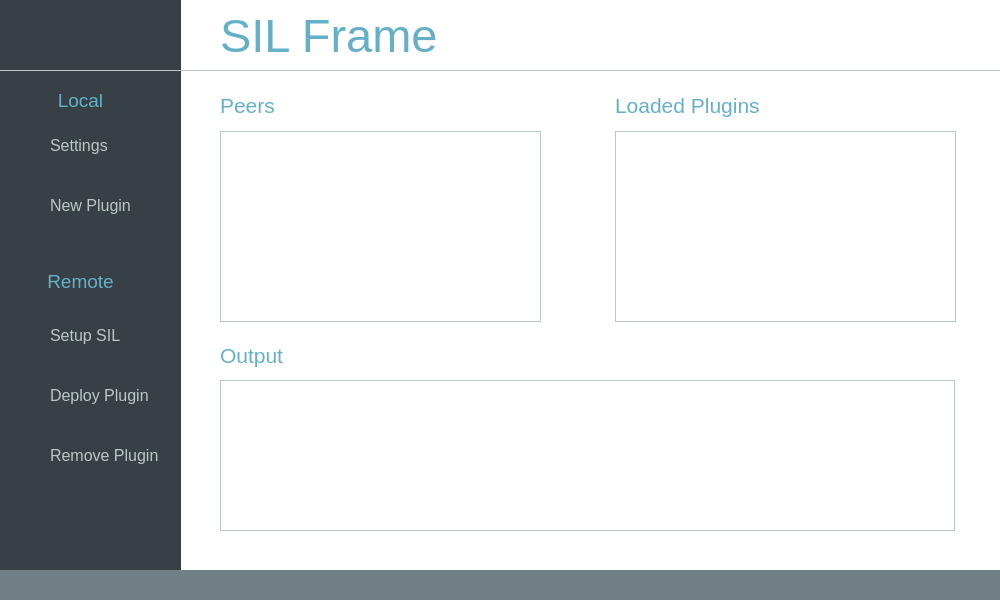
<?xml version="1.0" encoding="UTF-8"?>
<ui version="4.0">
 <class>MainWindow</class>
 <widget class="QMainWindow" name="MainWindow">
  <property name="geometry">
   <rect>
    <x>0</x>
    <y>0</y>
    <width>1000</width>
    <height>600</height>
   </rect>
  </property>
  <property name="minimumSize">
   <size>
    <width>1000</width>
    <height>600</height>
   </size>
  </property>
  <property name="maximumSize">
   <size>
    <width>1000</width>
    <height>600</height>
   </size>
  </property>
  <property name="windowTitle">
   <string>SIL</string>
  </property>
  <property name="styleSheet">
   <string notr="true"/>
  </property>
  <property name="toolButtonStyle">
   <enum>Qt::ToolButtonTextOnly</enum>
  </property>
  <widget class="QWidget" name="centralWidget">
   <property name="styleSheet">
    <string notr="true">QPushbotton:checked{
border;
}

QPushbotton{
outline: none;
}</string>
   </property>
   <widget class="QFrame" name="frame">
    <property name="geometry">
     <rect>
      <x>0</x>
      <y>0</y>
      <width>1001</width>
      <height>600</height>
     </rect>
    </property>
    <property name="styleSheet">
     <string notr="true">MainWindow{
font-family: sans;
}

QFrame{
background-color: white;
border: none;
}

QLabel{
color: #65B0C9;
}

QListWidget::item:selected{
background: #65B0C9;
}

QPushButton:focus{
	border: none;
	outline: none;
}

</string>
    </property>
    <property name="inputMethodHints">
     <set>Qt::ImhNone</set>
    </property>
    <property name="frameShape">
     <enum>QFrame::StyledPanel</enum>
    </property>
    <property name="frameShadow">
     <enum>QFrame::Raised</enum>
    </property>
    <widget class="QFrame" name="frame_2">
     <property name="geometry">
      <rect>
       <x>0</x>
       <y>0</y>
       <width>181</width>
       <height>600</height>
      </rect>
     </property>
     <property name="styleSheet">
      <string notr="true">QFrame{
background-color: #374145;
border: none;
}

QPushButton{
text-align: left;
background-position: left;
padding-left: 40px;
}

QPushButton:hover{
color: #65B0C9;
}</string>
     </property>
     <property name="frameShape">
      <enum>QFrame::StyledPanel</enum>
     </property>
     <property name="frameShadow">
      <enum>QFrame::Raised</enum>
     </property>
     <widget class="QPushButton" name="pushbuttonDep">
      <property name="geometry">
       <rect>
        <x>10</x>
        <y>370</y>
        <width>161</width>
        <height>51</height>
       </rect>
      </property>
      <property name="font">
       <font>
        <pointsize>12</pointsize>
       </font>
      </property>
      <property name="cursor">
       <cursorShape>PointingHandCursor</cursorShape>
      </property>
      <property name="styleSheet">
       <string notr="true">QPushButton{
background-image: url(:/Icons/Images/paper-plane.png);
background-repeat: norepeat;
border-radius: 0px;
color: #BBC7C4;
}

QPushButton::hover{
background-image: url(:/Icons/Images/paper-planeHov.png);
background-repeat: norepeat;
border-radius: 0px;
color: #65B0C9;
}</string>
      </property>
      <property name="text">
       <string>Deploy Plugin</string>
      </property>
     </widget>
     <widget class="QPushButton" name="pushButtonSetup">
      <property name="geometry">
       <rect>
        <x>10</x>
        <y>310</y>
        <width>161</width>
        <height>51</height>
       </rect>
      </property>
      <property name="font">
       <font>
        <pointsize>12</pointsize>
       </font>
      </property>
      <property name="cursor">
       <cursorShape>PointingHandCursor</cursorShape>
      </property>
      <property name="styleSheet">
       <string notr="true">QPushButton{
background-image: url(:/Icons/Images/mountain.png);
background-repeat: norepeat;
border-radius: 0px;
color: #BBC7C4;
}

QPushButton::hover{
background-image: url(:/Icons/Images/mountainHov.png);
background-repeat: norepeat;
border-radius: 0px;
color: #65B0C9;
}</string>
      </property>
      <property name="text">
       <string>Setup SIL </string>
      </property>
     </widget>
     <widget class="QPushButton" name="pushButtonDeinst">
      <property name="geometry">
       <rect>
        <x>10</x>
        <y>430</y>
        <width>161</width>
        <height>51</height>
       </rect>
      </property>
      <property name="font">
       <font>
        <pointsize>12</pointsize>
       </font>
      </property>
      <property name="cursor">
       <cursorShape>PointingHandCursor</cursorShape>
      </property>
      <property name="styleSheet">
       <string notr="true">QPushButton{
background-image: url(:/Icons/Images/basket.png);
background-repeat: norepeat;
border-radius: 0px;
color: #BBC7C4;
}

QPushButton::hover{
background-image: url(:/Icons/Images/basketHov.png);
background-repeat: norepeat;
border-radius: 0px;
color: #65B0C9;
}</string>
      </property>
      <property name="text">
       <string>Remove Plugin</string>
      </property>
     </widget>
     <widget class="QPushButton" name="pushButtonNew">
      <property name="geometry">
       <rect>
        <x>10</x>
        <y>180</y>
        <width>161</width>
        <height>51</height>
       </rect>
      </property>
      <property name="font">
       <font>
        <pointsize>12</pointsize>
       </font>
      </property>
      <property name="cursor">
       <cursorShape>PointingHandCursor</cursorShape>
      </property>
      <property name="styleSheet">
       <string notr="true">QPushButton{
background-image: url(:/Icons/Images/light-bulb.png);
background-repeat: norepeat;
border-radius: 0px;
color: #BBC7C4;
}

QPushButton::hover{
background-image: url(:/Icons/Images/light-bulbHov.png);
background-repeat: norepeat;
border-radius: 0px;
color: #65B0C9;
}</string>
      </property>
      <property name="text">
       <string>New Plugin</string>
      </property>
      <property name="flat">
       <bool>true</bool>
      </property>
     </widget>
     <widget class="Line" name="line">
      <property name="geometry">
       <rect>
        <x>0</x>
        <y>70</y>
        <width>181</width>
        <height>1</height>
       </rect>
      </property>
      <property name="styleSheet">
       <string notr="true">background-color: #BBC7C4;
</string>
      </property>
      <property name="frameShadow">
       <enum>QFrame::Plain</enum>
      </property>
      <property name="orientation">
       <enum>Qt::Horizontal</enum>
      </property>
     </widget>
     <widget class="QPushButton" name="pushButtonsett">
      <property name="geometry">
       <rect>
        <x>10</x>
        <y>120</y>
        <width>161</width>
        <height>51</height>
       </rect>
      </property>
      <property name="font">
       <font>
        <pointsize>12</pointsize>
       </font>
      </property>
      <property name="cursor">
       <cursorShape>PointingHandCursor</cursorShape>
      </property>
      <property name="styleSheet">
       <string notr="true">QPushButton{
background-image: url(:/Icons/Images/menu.png);
background-repeat: norepeat;
border-radius: 0px;
color: #BBC7C4;
}

QPushButton::hover{
background-image: url(:/Icons/Images/menuHov.png);
background-repeat: norepeat;
border-radius: 0px;
color: #65B0C9;
}

QPushButton:focus{ 
	border: none;
	outline: none;
}</string>
      </property>
      <property name="text">
       <string>Settings</string>
      </property>
     </widget>
     <widget class="QLabel" name="label_5">
      <property name="geometry">
       <rect>
        <x>0</x>
        <y>90</y>
        <width>161</width>
        <height>20</height>
       </rect>
      </property>
      <property name="font">
       <font>
        <pointsize>14</pointsize>
       </font>
      </property>
      <property name="frameShape">
       <enum>QFrame::StyledPanel</enum>
      </property>
      <property name="frameShadow">
       <enum>QFrame::Plain</enum>
      </property>
      <property name="text">
       <string>Local</string>
      </property>
      <property name="alignment">
       <set>Qt::AlignCenter</set>
      </property>
     </widget>
     <widget class="QLabel" name="label_6">
      <property name="geometry">
       <rect>
        <x>0</x>
        <y>270</y>
        <width>161</width>
        <height>21</height>
       </rect>
      </property>
      <property name="font">
       <font>
        <pointsize>14</pointsize>
       </font>
      </property>
      <property name="text">
       <string>Remote</string>
      </property>
      <property name="alignment">
       <set>Qt::AlignHCenter|Qt::AlignTop</set>
      </property>
     </widget>
    </widget>
    <widget class="QTextEdit" name="textEdit">
     <property name="geometry">
      <rect>
       <x>220</x>
       <y>380</y>
       <width>735</width>
       <height>151</height>
      </rect>
     </property>
     <property name="styleSheet">
      <string notr="true">border: 1px solid #BBC7C4;
color: #6F7F85;
font-size: 12pt;</string>
     </property>
     <property name="locale">
      <locale language="English" country="UnitedStates"/>
     </property>
     <property name="inputMethodHints">
      <set>Qt::ImhMultiLine</set>
     </property>
     <property name="frameShadow">
      <enum>QFrame::Plain</enum>
     </property>
     <property name="undoRedoEnabled">
      <bool>false</bool>
     </property>
     <property name="textInteractionFlags">
      <set>Qt::TextBrowserInteraction</set>
     </property>
    </widget>
    <widget class="QListWidget" name="listWidget">
     <property name="geometry">
      <rect>
       <x>220</x>
       <y>131</y>
       <width>321</width>
       <height>191</height>
      </rect>
     </property>
     <property name="cursor" stdset="0">
      <cursorShape>PointingHandCursor</cursorShape>
     </property>
     <property name="styleSheet">
      <string notr="true">border: 1px solid #BBC7C4;
color: #6F7F85;
font-size: 12pt;</string>
     </property>
     <property name="frameShape">
      <enum>QFrame::NoFrame</enum>
     </property>
     <property name="frameShadow">
      <enum>QFrame::Plain</enum>
     </property>
     <property name="lineWidth">
      <number>0</number>
     </property>
    </widget>
    <widget class="QPushButton" name="pushButtonAdd">
     <property name="geometry">
      <rect>
       <x>310</x>
       <y>90</y>
       <width>51</width>
       <height>33</height>
      </rect>
     </property>
     <property name="cursor">
      <cursorShape>PointingHandCursor</cursorShape>
     </property>
     <property name="styleSheet">
      <string notr="true">QPushButton{
background-image: url(:/Icons/Images/plus.png);
background-repeat: norepeat;
background-color: white;
background-position: middle;
border:none;
}
QPushButton::hover{
background-image: url(:/Icons/Images/plusHov.png);
background-repeat: norepeat;
background-color: white;
background-position: middle;
border:none;
}
</string>
     </property>
     <property name="text">
      <string/>
     </property>
    </widget>
    <widget class="QPushButton" name="pushButtonRemove">
     <property name="geometry">
      <rect>
       <x>430</x>
       <y>90</y>
       <width>51</width>
       <height>33</height>
      </rect>
     </property>
     <property name="cursor">
      <cursorShape>PointingHandCursor</cursorShape>
     </property>
     <property name="styleSheet">
      <string notr="true">QPushButton{
background-image: url(:/Icons/Images/line.png);
background-repeat: norepeat;
background-color: white;
background-position: middle;
border:none;
}
QPushButton::hover{
background-image: url(:/Icons/Images/lineHov.png);
background-repeat: norepeat;
background-color: white;
background-position: middle;
border:none;
}</string>
     </property>
     <property name="text">
      <string/>
     </property>
    </widget>
    <widget class="Line" name="line_2">
     <property name="geometry">
      <rect>
       <x>181</x>
       <y>70</y>
       <width>821</width>
       <height>1</height>
      </rect>
     </property>
     <property name="styleSheet">
      <string notr="true">border-color: 1px solid #BBC7C4;
background-color: #BBC7C4;</string>
     </property>
     <property name="orientation">
      <enum>Qt::Horizontal</enum>
     </property>
    </widget>
    <widget class="QFrame" name="frame_3">
     <property name="geometry">
      <rect>
       <x>0</x>
       <y>570</y>
       <width>1011</width>
       <height>31</height>
      </rect>
     </property>
     <property name="styleSheet">
      <string notr="true">QFrame{
background-color: #6F7F85;
border: none;
}</string>
     </property>
     <property name="frameShape">
      <enum>QFrame::StyledPanel</enum>
     </property>
     <property name="frameShadow">
      <enum>QFrame::Raised</enum>
     </property>
    </widget>
    <widget class="QListWidget" name="listWidget_3">
     <property name="geometry">
      <rect>
       <x>615</x>
       <y>131</y>
       <width>341</width>
       <height>191</height>
      </rect>
     </property>
     <property name="styleSheet">
      <string notr="true">border: 1px solid #BBC7C4;
color: #6F7F85;
font-size: 12pt;</string>
     </property>
    </widget>
    <widget class="QPushButton" name="pushButtonAdd_2">
     <property name="geometry">
      <rect>
       <x>770</x>
       <y>90</y>
       <width>51</width>
       <height>33</height>
      </rect>
     </property>
     <property name="cursor">
      <cursorShape>PointingHandCursor</cursorShape>
     </property>
     <property name="styleSheet">
      <string notr="true">QPushButton{
background-image: url(:/Icons/Images/plus.png);
background-repeat: norepeat;
background-color: white;
background-position: middle;
border:none;
}

QPushButton::hover{
background-image: url(:/Icons/Images/plusHov.png);
background-repeat: norepeat;
background-color: white;
background-position: middle;
border:none;
}</string>
     </property>
     <property name="text">
      <string/>
     </property>
    </widget>
    <widget class="QPushButton" name="pushButtonRemove_2">
     <property name="geometry">
      <rect>
       <x>830</x>
       <y>91</y>
       <width>51</width>
       <height>33</height>
      </rect>
     </property>
     <property name="cursor">
      <cursorShape>PointingHandCursor</cursorShape>
     </property>
     <property name="styleSheet">
      <string notr="true">QPushButton{
background-image: url(:/Icons/Images/line.png);
background-repeat: norepeat;
background-color: white;
background-position: middle;
border:none;
}
QPushButton::hover{
background-image: url(:/Icons/Images/lineHov.png);
background-repeat: norepeat;
background-color: white;
background-position: middle;
border:none;
}</string>
     </property>
     <property name="text">
      <string/>
     </property>
    </widget>
    <widget class="QLabel" name="label_2">
     <property name="geometry">
      <rect>
       <x>220</x>
       <y>340</y>
       <width>91</width>
       <height>31</height>
      </rect>
     </property>
     <property name="font">
      <font>
       <pointsize>16</pointsize>
      </font>
     </property>
     <property name="text">
      <string>Output</string>
     </property>
    </widget>
    <widget class="QLabel" name="label_3">
     <property name="geometry">
      <rect>
       <x>220</x>
       <y>90</y>
       <width>81</width>
       <height>31</height>
      </rect>
     </property>
     <property name="font">
      <font>
       <pointsize>16</pointsize>
      </font>
     </property>
     <property name="text">
      <string>Peers</string>
     </property>
    </widget>
    <widget class="QLabel" name="label_4">
     <property name="geometry">
      <rect>
       <x>615</x>
       <y>90</y>
       <width>161</width>
       <height>31</height>
      </rect>
     </property>
     <property name="font">
      <font>
       <pointsize>16</pointsize>
      </font>
     </property>
     <property name="text">
      <string>Loaded Plugins</string>
     </property>
    </widget>
    <widget class="QPushButton" name="pushButtonClear">
     <property name="geometry">
      <rect>
       <x>330</x>
       <y>340</y>
       <width>41</width>
       <height>33</height>
      </rect>
     </property>
     <property name="cursor">
      <cursorShape>PointingHandCursor</cursorShape>
     </property>
     <property name="styleSheet">
      <string notr="true">QPushButton{
background-image: url(:/Icons/Images/cleaner.png);
background-repeat: norepeat;
background-color: white;
background-position: middle;
border:none;
}
QPushButton::hover{
background-image: url(:/Icons/Images/cleanerHov.png);
background-repeat: norepeat;
background-color: white;
background-position: middle;
border:none;
}</string>
     </property>
     <property name="text">
      <string/>
     </property>
    </widget>
    <widget class="QPushButton" name="pushButton">
     <property name="geometry">
      <rect>
       <x>370</x>
       <y>90</y>
       <width>51</width>
       <height>33</height>
      </rect>
     </property>
     <property name="cursor">
      <cursorShape>PointingHandCursor</cursorShape>
     </property>
     <property name="styleSheet">
      <string notr="true">QPushButton{
background-image: url(:/Icons/Images/edit.png);
background-repeat: norepeat;
background-color: white;
background-position: middle;
border:none;
}

QPushButton::hover{
background-image: url(:/Icons/Images/editHov.png);
background-repeat: norepeat;
background-color: white;
background-position: middle;
border:none;
}</string>
     </property>
     <property name="text">
      <string/>
     </property>
    </widget>
    <widget class="QLabel" name="label">
     <property name="geometry">
      <rect>
       <x>220</x>
       <y>10</y>
       <width>311</width>
       <height>51</height>
      </rect>
     </property>
     <property name="font">
      <font>
       <pointsize>35</pointsize>
      </font>
     </property>
     <property name="styleSheet">
      <string notr="true">color: #65B0C9;</string>
     </property>
     <property name="text">
      <string>SIL Frame</string>
     </property>
    </widget>
   </widget>
  </widget>
 </widget>
 <layoutdefault spacing="6" margin="11"/>
 <tabstops>
  <tabstop>pushButtonsett</tabstop>
  <tabstop>pushButtonNew</tabstop>
  <tabstop>pushButtonSetup</tabstop>
  <tabstop>pushbuttonDep</tabstop>
  <tabstop>pushButtonDeinst</tabstop>
  <tabstop>pushButtonAdd</tabstop>
  <tabstop>pushButton</tabstop>
  <tabstop>pushButtonRemove</tabstop>
  <tabstop>listWidget</tabstop>
  <tabstop>listWidget_3</tabstop>
  <tabstop>pushButtonAdd_2</tabstop>
  <tabstop>pushButtonRemove_2</tabstop>
  <tabstop>pushButtonClear</tabstop>
  <tabstop>textEdit</tabstop>
 </tabstops>
 <resources/>
 <connections/>
</ui>
